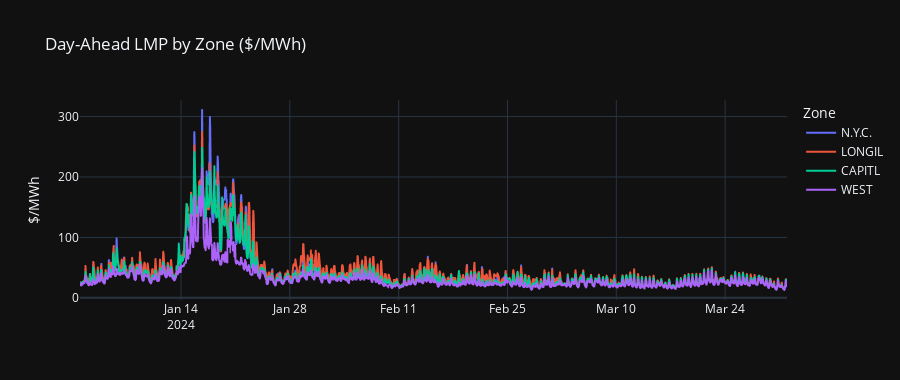

The notebook cell this image was saved under:
### Markdown cell above
## 3. LMP Price Analysis

Locational Marginal Prices (LMP) represent the cost of electricity at each grid location. They're the primary price signal in wholesale energy markets — and they're notoriously volatile.

> **M&V Note:** In M&V work, high LMP periods are when avoided energy has the most financial value. This is the connection between grid markets and energy efficiency programs.

### Code cell
# Pivot to wide format: one column per zone
lmp_wide = pivot_zones(df_lmp, 'lmp_total')

# NYC vs. rest of state — usually NYC is highest due to congestion
zones_to_plot = ['N.Y.C.', 'LONGIL', 'CAPITL', 'WEST']
available = [z for z in zones_to_plot if z in lmp_wide.columns]

fig = px.line(
    lmp_wide,
    x='timestamp',
    y=available,
    title='Day-Ahead LMP by Zone ($/MWh)',
    labels={'value': '$/MWh', 'timestamp': '', 'variable': 'Zone'},
    template='plotly_dark'
)
fig.update_layout(height=380)
fig.show()

### Figure 1 — Plotly figure (JSON) as saved in the notebook; plotly's stock layout.template omitted (floating-point values rounded to 4 significant figures; data arrays with more than 128 entries replaced by an {"elided": "..."} marker saying what was removed)
{"data": [{"hovertemplate": "Zone=N.Y.C.<br>=%{x}<br>$/MWh=%{y}<extra></extra>", "legendgroup": "N.Y.C.", "line": {"color": "#636efa", "dash": "solid"}, "marker": {"symbol": "circle"}, "mode": "lines", "name": "N.Y.C.", "showlegend": true, "type": "scattergl", "x": {"elided": "2183 str values"}, "xaxis": "x", "y": {"elided": "2183 float values"}, "yaxis": "y"}, {"hovertemplate": "Zone=LONGIL<br>=%{x}<br>$/MWh=%{y}<extra></extra>", "legendgroup": "LONGIL", "line": {"color": "#EF553B", "dash": "solid"}, "marker": {"symbol": "circle"}, "mode": "lines", "name": "LONGIL", "showlegend": true, "type": "scattergl", "x": {"elided": "2183 str values"}, "xaxis": "x", "y": {"elided": "2183 float values"}, "yaxis": "y"}, {"hovertemplate": "Zone=CAPITL<br>=%{x}<br>$/MWh=%{y}<extra></extra>", "legendgroup": "CAPITL", "line": {"color": "#00cc96", "dash": "solid"}, "marker": {"symbol": "circle"}, "mode": "lines", "name": "CAPITL", "showlegend": true, "type": "scattergl", "x": {"elided": "2183 str values"}, "xaxis": "x", "y": {"elided": "2183 float values"}, "yaxis": "y"}, {"hovertemplate": "Zone=WEST<br>=%{x}<br>$/MWh=%{y}<extra></extra>", "legendgroup": "WEST", "line": {"color": "#ab63fa", "dash": "solid"}, "marker": {"symbol": "circle"}, "mode": "lines", "name": "WEST", "showlegend": true, "type": "scattergl", "x": {"elided": "2183 str values"}, "xaxis": "x", "y": {"elided": "2183 float values"}, "yaxis": "y"}], "layout": {"height": 380, "legend": {"title": {"text": "Zone"}, "tracegroupgap": 0}, "title": {"text": "Day-Ahead LMP by Zone ($/MWh)"}, "xaxis": {"anchor": "y", "domain": [0, 1], "title": {"text": ""}}, "yaxis": {"anchor": "x", "domain": [0, 1], "title": {"text": "$/MWh"}}}}
